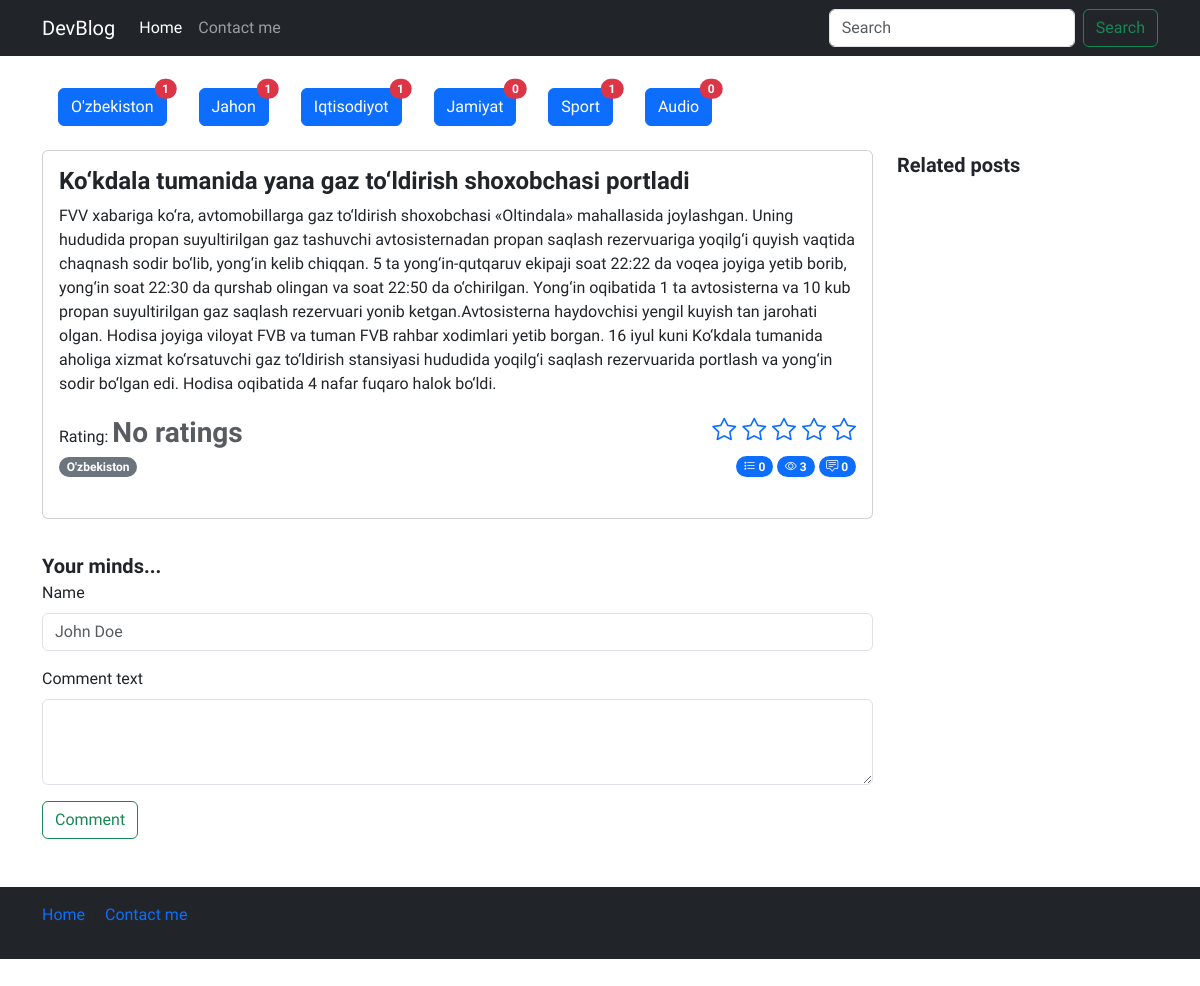
The app's page /detail/2 with its own data.
### blog/models.py (models this page shows, shortened)
class Category(models.Model):
    name = models.CharField(verbose_name='Category name', max_length=250)
    slug = models.SlugField(max_length=250, unique=True)

class Post(models.Model):
    title = models.CharField(max_length=550, verbose_name="Post title")
    body = models.TextField(verbose_name="Post body")  # verbose_name to'g'irlandi
    author = models.CharField(verbose_name="Post author", default='Admin', max_length=100)
    category = models.ForeignKey(Category, on_delete=models.PROTECT, related_name='posts')
    tag = models.ManyToManyField(Tag)
    views = models.PositiveSmallIntegerField(default=0)
    publish_date = models.DateTimeField(verbose_name="Published time", auto_now_add=True)
    published = models.BooleanField(default=True)
    on_top = models.BooleanField(default=False)
    def get_avg_rating(self):
        avg = self.ratings.aggregate(Avg('value'))['value__avg']
        if avg is None:
            return "No ratings"
        return round(avg, 1)

class Tag(models.Model):
    name = models.CharField(verbose_name='Tag name', max_length=250)  # verbose_name o'zgartirildi
    slug = models.SlugField(max_length=250, unique=True)

### blog/views.py (the view, shortened to what this page needs)
# urls.py: path('detail/<post_id>', views.detail, name='detail'),
def detail(request, post_id):
    categories = Category.objects.all()
    post = Post.objects.get(id=post_id)
    category = Category.objects.get(id=post.category.id)
    related_posts = Post.objects.filter(category=category).exclude(id__in=[0, post.id]).order_by("?")
    request.session.modified = True
    if post.id in check_read_articles(request):
        pass
    else:
        check_read_articles(request).append(post.id)
        post.views += 1
        post.save()
    return render(request, "detail.html", context={
        "post": post,
        "categories": categories,
        "related_posts": related_posts})

### blog/utils.py (called while the page is built)
def check_read_articles(request):
    try:
        read_articles = request.session["read_articles"]
    except:
        request.session["read_articles"] = []
        read_articles = request.session.get("read_articles")
    return read_articles

### templates/detail.html (shortened to what this page needs)
{% load static %}
<!doctype html>
<html lang="en">
<head>
    <link rel="stylesheet" href="{% static 'css/style.css' %}">
    <link rel="stylesheet" href="https://cdn.jsdelivr.net/npm/bootstrap-icons@1.11.3/font/bootstrap-icons.min.css">
    <link href="https://cdn.jsdelivr.net/npm/bootstrap@5.3.2/dist/css/bootstrap.min.css" rel="stylesheet"
 />
</head>
<body>
    <header>
        <nav class="navbar navbar-expand-md navbar-dark bg-dark mb-4">
            <div class="container">
                <a class="navbar-brand" href="/">DevBlog</a>
                <div class="collapse navbar-collapse" id="navbarCollapse">
                    <ul class="navbar-nav me-auto mb-2 mb-md-0">
                        <li class="nav-item">
                            <a class="nav-link active" aria-current="page" href="#">Home</a>
                        </li>
                        <li class="nav-item">
                            <a class="nav-link" href="#">Contact me</a>
                        </li>
                    </ul>
                    <form class="d-flex" role="search">
                        <input class="form-control me-2" type="search" placeholder="Search" aria-label="Search"
                            control-id="ControlID-1">
                        <button class="btn btn-outline-success" type="submit" control-id="ControlID-2">Search</button>
                    </form>
                </div>
            </div>
        </nav>
    </header>
    <main>
        <section>
            <div class="container-md">
                <div class="d-flex flex-wrap my-3">
                    {% for cat in categories %}
                      <div class="d-flex flex-wrap mx-3 my-2">
                        <a href="{% url 'blog:category_list' cat.slug %}" class="btn btn-primary position-relative">
                            {{ cat.name }}
                            <span
                                class="position-absolute top-0 start-100 translate-middle badge rounded-pill bg-danger">
                                {{cat.posts.all.count}}
                            </span>
                        </a>
                      </div>
                    {% endfor %}
                  </div>
            </div>
            <div class="container-md">
                <div class="row">
                    <div class="col-sm-12 col-md-12 col-lg-9">
                        <div class="card  mb-3">
                            <div class="card-body">
                                <div class="content">
                                    <h4 class="card-title fw-bold">{{post.title}}</h4>
                                    <p class="card-text">
                                        {{post.body}}
                                    </p>
                                    <div class="d-flex justify-content-between flex-wrap">
                                        <div class="post-rating">
                                            <span>Rating:</span>
                                            <span class="fs-3 fw-bold text-muted">
                                                {{post.get_avg_rating}}
                                            </span>
                                        </div>
                                        <div class="post-set-rating">
                                            <p class="card-text fs-4">
                                                <a href="{% url 'blog:set_rating' 1 post.id %}"><i class="bi bi-star"></i></a>
                                                <a href="{% url 'blog:set_rating' 2 post.id %}"><i class="bi bi-star"></i></a>
                                                <a href="{% url 'blog:set_rating' 3 post.id %}"><i class="bi bi-star"></i></a>
                                                <a href="{% url 'blog:set_rating' 4 post.id %}"><i class="bi bi-star"></i></a>
                                                <a href="{% url 'blog:set_rating' 5 post.id %}"><i class="bi bi-star"></i></a>
                                            </p>
                                        </div>
                                    </div>
                                    <div class="d-flex justify-content-between flex-wrap">
                                        <div class="categories">
                                            {% for tag in post.tag.all %}
                                                <span class="badge rounded-pill text-bg-secondary">{{tag.name}}</span>
                                            {% endfor %}
                                        </div>
                                        <div class="action">
                                            <span class="badge bg-primary rounded-pill">
                                                <i class="bi bi-list-stars"></i>
                                                {{post.ratings.all.count}}
                                            </span>
                                            <span class="badge bg-primary rounded-pill">
                                                <i class="bi bi-eye"></i>
                                                {{post.views}}
                                            </span>
                                            <span class="badge bg-primary rounded-pill">
                                                <i class="bi bi-chat-square-text"></i>
                                                {{post.comments.all.count}}
                                            </span>
                                        </div>
                                    </div>
                                    <br>
                                </div>
                            </div>
                        </div>
                        <div class="comments">
                            <div class="row gap-3">
                                <div class="col-sm-12">
                                    <span class="fs-5 fw-semibold">Your minds...</span>
                                    <form action="" method='POST'>
                                        <div class="mb-3">
                                            <label for="exampleFormControlInput1" class="form-label">Name</label>
                                            <input type="text" name='name' class="form-control" id="exampleFormControlInput1"
                                                placeholder="John Doe" required>
                                        </div>
                                        <div class="mb-3">
                                            <label for="exampleFormControlTextarea1" class="form-label">
                                                Comment text
                                            </label>
                                            <textarea class="form-control" name='comment' id="exampleFormControlTextarea1"
                                                rows="3" required>
                                            </textarea>
                                        </div>
                                        <button type="submit" class="btn btn-outline-success">Comment</button>
                                    </form>
                                </div>
                            </div>
                        </div>
                    </div>
                    <div class="col-sm-none col-md-12 col-lg-3">
                        <span class="fs-5 fw-semibold">Related posts</span>
                    </div>
                </div>
            </div>
        </section>
    </main>
    <footer class="footer mt-auto text-white-50 bg-dark">
        <div class="container">
            <div class="row my-5">
                <div class="col-12">
                    <nav style="--bs-breadcrumb-divider: '|';" aria-label="breadcrumb" class="py-3">
                        <ol class="breadcrumb">
                            <li class="breadcrumb-item"><a href="/" class="text-decoration-none">Home</a></li>
                            <li class="breadcrumb-item " aria-current="page">
                                <a href="#" class="text-decoration-none">Contact me</a>
                            </li>
                        </ol>
                    </nav>
                </div>
            </div>
        </div>
    </footer>
</body>
</html>

### staticfiles/css/style.css (style rules this page uses)
* { font-family: 'Onest', sans-serif !important; }

### records on screen
Category: name "O'zbekiston", posts.all.count "1"
Category: name "Jahon", posts.all.count "1"
Category: name "Iqtisodiyot", posts.all.count "1"
Category: name "Jamiyat", posts.all.count "0"
Category: name "Sport", posts.all.count "1"
Category: name "Audio", posts.all.count "0"
Post: title "Ko‘kdala tumanida yana gaz to‘ldirish shoxobchasi portladi", body "FVV xabariga ko‘ra, avtomobillarga gaz to‘ldirish shoxobchasi «Oltindala» mahallasida joylashgan. Uning hududida propan suyultirilgan gaz tashuvchi avtosisternadan propan saqlash rezervuariga yoqilg‘i quyish vaqtida chaqnash sodir bo‘lib, yong‘in kelib chiqqan. 5 ta yong‘in-qutqaruv ekipaji soat 22:22 da voqea joyiga yetib borib, yong‘in soat 22:30 da qurshab olingan va soat 22:50 da o‘chirilgan. Yong‘in oqibatida 1 ta avtosisterna va 10 kub propan suyultirilgan gaz saqlash rezervuari yonib ketgan.Avtosisterna haydovchisi yengil kuyish tan jarohati olgan. Hodisa joyiga viloyat FVB va tuman FVB rahbar xodimlari yetib borgan. 16 iyul kuni Ko‘kdala tumanida aholiga xizmat ko‘rsatuvchi gaz…", get_avg_rating "No ratings", ratings.all.count "0", views "3", comments.all.count "0"
Tag: name "O'zbekiston"
